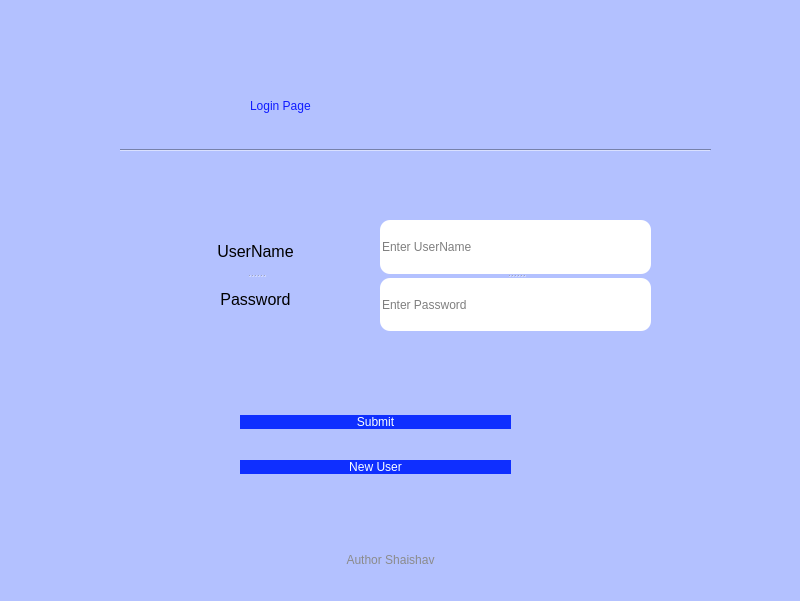
<?xml version="1.0" encoding="UTF-8"?>
<ui version="4.0">
 <class>MainWindow</class>
 <widget class="QMainWindow" name="MainWindow">
  <property name="geometry">
   <rect>
    <x>0</x>
    <y>0</y>
    <width>800</width>
    <height>601</height>
   </rect>
  </property>
  <property name="windowTitle">
   <string>MainWindow</string>
  </property>
  <property name="styleSheet">
   <string notr="true">background-color: rgb(179, 193, 255);</string>
  </property>
  <widget class="QWidget" name="centralwidget">
   <widget class="QLabel" name="l_title">
    <property name="geometry">
     <rect>
      <x>250</x>
      <y>50</y>
      <width>311</width>
      <height>111</height>
     </rect>
    </property>
    <property name="styleSheet">
     <string notr="true">color: rgb(15, 27, 255);
font: 30pt &quot;.SF NS Text&quot;;</string>
    </property>
    <property name="text">
     <string>Login Page</string>
    </property>
   </widget>
   <widget class="QLabel" name="l_copyright">
    <property name="geometry">
     <rect>
      <x>260</x>
      <y>550</y>
      <width>261</width>
      <height>21</height>
     </rect>
    </property>
    <property name="styleSheet">
     <string notr="true">color: rgb(139, 139, 139);</string>
    </property>
    <property name="text">
     <string>&lt;html&gt;&lt;head/&gt;&lt;body&gt;&lt;p align=&quot;center&quot;&gt;Author Shaishav&lt;/p&gt;&lt;/body&gt;&lt;/html&gt;</string>
    </property>
   </widget>
   <widget class="Line" name="line">
    <property name="geometry">
     <rect>
      <x>120</x>
      <y>140</y>
      <width>591</width>
      <height>20</height>
     </rect>
    </property>
    <property name="orientation">
     <enum>Qt::Horizontal</enum>
    </property>
   </widget>
   <widget class="QSplitter" name="splitter">
    <property name="geometry">
     <rect>
      <x>180</x>
      <y>230</y>
      <width>151</width>
      <height>91</height>
     </rect>
    </property>
    <property name="orientation">
     <enum>Qt::Vertical</enum>
    </property>
    <widget class="QLabel" name="label">
     <property name="text">
      <string>&lt;html&gt;&lt;head/&gt;&lt;body&gt;&lt;p align=&quot;center&quot;&gt;&lt;span style=&quot; font-size:12pt;&quot;&gt;UserName&lt;/span&gt;&lt;/p&gt;&lt;/body&gt;&lt;/html&gt;</string>
     </property>
    </widget>
    <widget class="QLabel" name="label_2">
     <property name="text">
      <string>&lt;html&gt;&lt;head/&gt;&lt;body&gt;&lt;p align=&quot;center&quot;&gt;&lt;span style=&quot; font-size:12pt;&quot;&gt;Password&lt;/span&gt;&lt;/p&gt;&lt;/body&gt;&lt;/html&gt;</string>
     </property>
    </widget>
   </widget>
   <widget class="QSplitter" name="splitter_2">
    <property name="geometry">
     <rect>
      <x>380</x>
      <y>220</y>
      <width>271</width>
      <height>111</height>
     </rect>
    </property>
    <property name="orientation">
     <enum>Qt::Vertical</enum>
    </property>
    <widget class="QLineEdit" name="txt_username">
     <property name="styleSheet">
      <string notr="true">background-color: rgb(255, 255, 255);
border-style:outset;
border-radius:10px;
font: 14pt &quot;Arial&quot;;</string>
     </property>
     <property name="placeholderText">
      <string>Enter UserName</string>
     </property>
    </widget>
    <widget class="QLineEdit" name="txt_password">
     <property name="styleSheet">
      <string notr="true">background-color: rgb(255, 255, 255);
border-style:outset;
border-radius:10px;
font: 14pt &quot;Arial&quot;;</string>
     </property>
     <property name="placeholderText">
      <string>Enter Password</string>
     </property>
    </widget>
   </widget>
   <widget class="QWidget" name="layoutWidget">
    <property name="geometry">
     <rect>
      <x>240</x>
      <y>390</y>
      <width>271</width>
      <height>111</height>
     </rect>
    </property>
    <layout class="QVBoxLayout" name="verticalLayout">
     <item>
      <widget class="QPushButton" name="btn_Submit">
       <property name="styleSheet">
        <string notr="true">color: rgb(250, 255, 255);
background-color: rgb(15, 47, 255);
border-style:outset;
border-radius:10px;
font: 14pt &quot;Arial&quot;;</string>
       </property>
       <property name="text">
        <string>Submit</string>
       </property>
      </widget>
     </item>
     <item>
      <widget class="QPushButton" name="btn_newuser">
       <property name="styleSheet">
        <string notr="true">color: rgb(250, 255, 255);
background-color: rgb(15, 47, 255);
border-style:outset;
border-radius:10px;
font: 14pt &quot;Arial&quot;;</string>
       </property>
       <property name="text">
        <string>New User</string>
       </property>
      </widget>
     </item>
    </layout>
   </widget>
  </widget>
  <widget class="QStatusBar" name="statusbar"/>
 </widget>
 <resources/>
 <connections/>
</ui>
